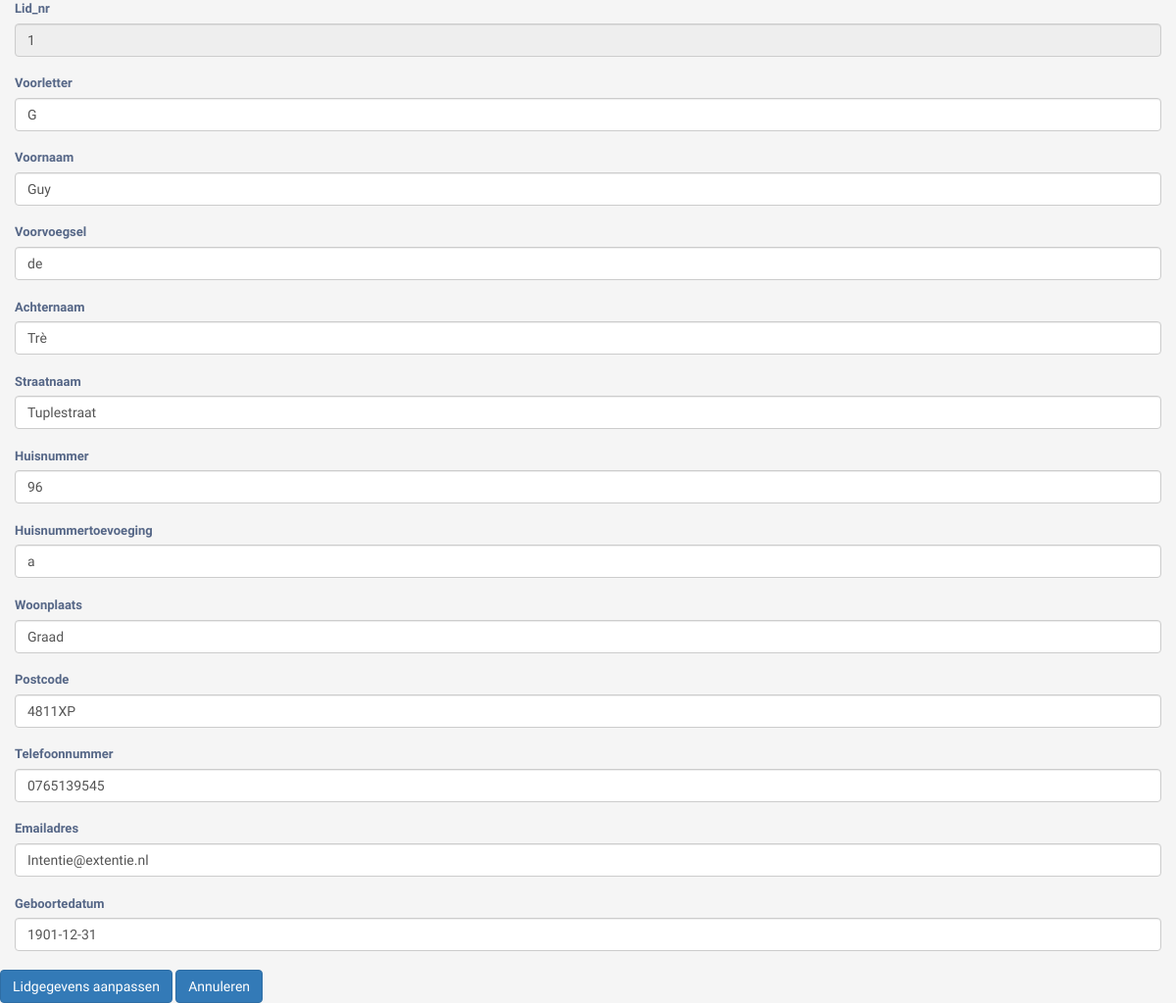
The app's page /OLD/Lid_aanpassen.php?Lid_nr=1 with its own data.
### tables this page shows
CREATE TABLE `lid` (
  `Lid_nr` int(9) NOT NULL,
  `Voorletter` char(1) NOT NULL,
  `Voornaam` varchar(255) NOT NULL,
  `Voorvoegsel` varchar(255) DEFAULT NULL,
  `Achternaam` varchar(255) NOT NULL,
  `Straatnaam` varchar(255) NOT NULL,
  `Huisnummer` int(5) NOT NULL,
  `Huisnummertoevoeging` varchar(3) DEFAULT NULL,
  `Woonplaats` varchar(255) NOT NULL,
  `Postcode` varchar(6) NOT NULL,
  `Telefoonnummer` varchar(10) NOT NULL,
  `Emailadres` varchar(255) NOT NULL,
  `Geboortedatum` date NOT NULL
);

### functies/Common.php (called while the page is built, shortened)
<?php
    function sqlquery ($query){
        try {
            $conn = mysqli_connect(host, username, password, dbname);
            $result = mysqli_query($conn, $query);
            return $result;
        }
        catch (mysqli_sql_exception $e) {
            return mysqli_error($conn);
            die;
        }
    }
?>

### OLD/Lid_Aanpassen.php (the view, shortened to what this page needs)
<?php include "./templates/header.php"; ?>
<?php
    require "./functies/common.php";
    if (isset($_GET['Lid_nr'])) {
        $result = sqlquery ("SELECT * FROM lid WHERE lid_nr = $_GET[Lid_nr]");
        $user = mysqli_fetch_assoc($result);
    }
    else {
        Echo "Something went wrong";
        exit;
    };
?>
<form method = "post">
<div class="container-fluid"
  <div class="form-group">
    <?php
        foreach ($user as $key => $value) :
    ?>
    <label for="<?php echo $key;?>"><?php echo $key;?></label>
    <?php
    if ($key == 'Lid_nr'){
        echo "<input type=\"text\" class=\"form-control\" id=\"$key\" name=\"$key\" value=\"$value\" readonly>";
    }
    Else {
        echo "<input type=\"text\" class=\"form-control\" id=\"$key\" name=\"$key\" value=\"$value\">";
    }
    ?>
    <br>
    <?php endforeach;?>
    <div class="row">
        <div class="col">
            <input type="submit" class="btn btn-primary mb-2" Name="submit" Value="Lidgegevens aanpassen">
            <a href="./Leden.php" class="btn btn-primary mb-2">Annuleren</a>
        </div>
    </div>
  </div>
</form>
<?php include "./templates/footer.php"; ?>

### Templates/Header.php (style rules this page uses)
body { color: #566787; background: #f5f5f5; font-family: 'Varela Round', sans-serif; font-size: 13px; }

### records on screen
lid: Lid_nr "1", Voorletter "G", Voornaam "Guy", Voorvoegsel "de", Achternaam "Trè", Straatnaam "Tuplestraat", Huisnummer "96", Huisnummertoevoeging "a", Woonplaats "Graad", Postcode "4811XP", Telefoonnummer "0765139545", Emailadres "Intentie@extentie.nl", Geboortedatum "1901-12-31"

### other values on screen
$key "Lid_nr"
$key "Voorletter"
$key "Voornaam"
$key "Voorvoegsel"
$key "Achternaam"
$key "Straatnaam"
$key "Huisnummer"
$key "Huisnummertoevoeging"
$key "Woonplaats"
$key "Postcode"
$key "Telefoonnummer"
$key "Emailadres"
$key "Geboortedatum"
